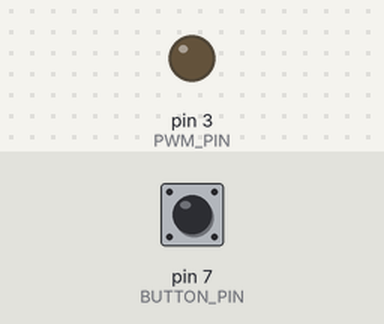
The sketch below on a simulated Arduino Uno, built with avr-gcc and run on an emulated ATmega328P. Shown: output pins drawn as LEDs (lit = HIGH). The test bench sets the inputs (shaded band); at power-on: pin 7 (BUTTON_PIN) HIGH. What the sketch prints to the serial monitor is not drawn.

Above: at 1.3 s.
1.4 s: pin 7 (BUTTON_PIN) pulsed LOW 5 times (0.12 s each, 0.3 s apart)
Timing chart, 0 to 10.6 s (numbered marks = the images above; inputs shaded):
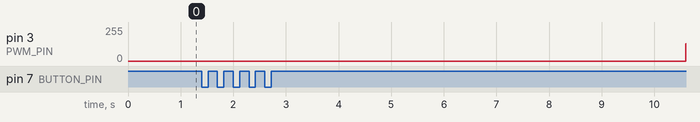

The sketch:

firefly-v1.ino
```cpp
const int PWM_PIN = 3; //output pin for voltage
const int BUTTON_PIN = 7;

// ems parameters
// ~
const int FREQUENCY = 35; //35hz -> 35 pulses per second
const unsigned long PULSE_PERIOD = 1000000/FREQUENCY; //in microseconds
const int PULSE_WIDTH = 200; //each pulse lasts 200 microseconds
const int INTENSITY = 128; //pwm power level (0-255) -> 128 = 50% power

const int BURST_ON_TIME = 5000; //rapid pulsations characterized by parameters above for 5000 ms
const int BURST_OFF_TIME = 2000; //rest time of 2000 ms -> all impulses are off


//timekeepers + statekeepers
unsigned long lastPulseTime = 0; //unsigned long -> 32 bits only positive -> can store between 0 & ~4bn -> MICROSECONDS
unsigned long burstStartTime = 0; //MILISECONDS -> in 5 or 2 second intervals, less resolution needed
bool burstActive = true; //starts true so stimulation starts at program start
bool pulseState = false; //tracks individual pulse state to prevent going over PULSE_WIDTH length

void setup() {
  // put your setup code here, to run once:
  pinMode(PWM_PIN, OUTPUT); //configure p3 as signal output
  pinMode(BUTTON_PIN, INPUT);
  Serial.begin(9600); //start communication channel with computer @ 9600 baud (speed)

  Serial.println("ems waveform generator started."); //serial prints
  Serial.println("printing parameters:");
  Serial.println("frequency (hz): "); Serial.print(FREQUENCY);
  Serial.println("pulse width (microseconds): "); Serial.print(PULSE_WIDTH);
  Serial.println("intensity (0-255): "); Serial.print(INTENSITY);
  Serial.println("burst run time (ms): "); Serial.print(BURST_ON_TIME);
  Serial.println("burst rest time (ms): "); Serial.print(BURST_OFF_TIME);

  burstStartTime = millis();
}

void loop() {
  // put your main code here, to run repeatedly:
  unsigned long currentMicros = micros();
  unsigned long currentMillis = millis();

  //button pin code
  if(digitalRead(BUTTON_PIN) == LOW){ //if pressed then toggle on/off
    burstActive = !burstActive;
    delay(500);
  }

  // top layer burst period power on and shut off logic:
  if (burstActive == true && ((currentMillis - burstStartTime) >= BURST_ON_TIME)) { //if the burst has been running and its time to turn it off then:
    burstActive = false; //update statekeeper
    burstStartTime = currentMillis; //resets timekeeper to use for 2s rest period
    analogWrite(PWM_PIN, 0); //completely shut off
    Serial.println("burst off");
  }
  else if (burstActive == false && ((currentMillis - burstStartTime) >= BURST_OFF_TIME)) { //if the burst is off and rest time is over then:
    burstActive = true; //update statekeeper
    burstStartTime = currentMillis; //restart timekeeper for 5 second on period
    Serial.println("burst on");
  }

  // bottom layer individual pulse generator during burst on period:
  if (burstActive == true) {
    if ((currentMicros - lastPulseTime) >= PULSE_PERIOD) { //has enough time passed between pulses?
      lastPulseTime = currentMicros;
      pulseState = true;
      analogWrite(PWM_PIN, INTENSITY);
    }

    if (pulseState == true && ((currentMicros - lastPulseTime) >= PULSE_WIDTH)) { //has enough time passed for us to turn off signal and end pulse?
      pulseState = false;
      analogWrite(PWM_PIN, 0);
    }
  }
}
```

Measured:
- after the input at 1.4 s, pin 3 (PWM_PIN): 0/255 → 128/255 after 9.2 s
